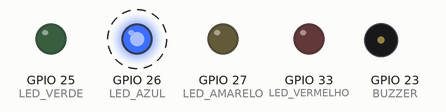
This sketch was run on a simulated ESP32. On the bench: output pins drawn as LEDs (lit = HIGH), buzzer (waves = sounding, pin HIGH). Dashed ring = blinking. What the sketch prints to the serial monitor is not drawn.

Above: at 0.5 s.
Timing chart, 0 to 4.6 s (numbered marks = the images above):
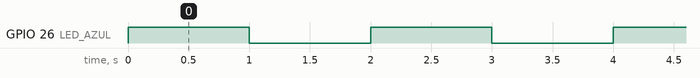

Measured:
- by itself, GPIO 26 (LED_AZUL): alternates HIGH for 1.0 s and LOW for 1.0 s

The sketch:

teste_prototipo.ino
```cpp
// selecionar a placa "ESP32 Dev Module"

#include <Wire.h>
#include <LiquidCrystal_I2C.h>

#define B1 14
#define B2 12
#define B3 32
#define B4 35

#define B5 15
#define B6 2

#define BUZZER 23

#define DIPS1 16
#define DIPS2 17
#define DIPS3 5
#define DIPS4 18

#define LED_AZUL 26
#define LED_AMARELO 27
#define LED_VERDE 25
#define LED_VERMELHO 33

// LCD ***********************
// LiquidCrystal_I2C lcd(0x27, 16, 2);  // set the LCD address to 0x3F for a 20 chars and 4 line display

void setup() {

  // CONFIGURACAO INICIAL DO LCD ***********************
  // lcd.init();  // initialize the lcd
  // lcd.backlight();
  // // lcd.setCursor(COLUNA, LINHA);
  // lcd.setCursor(0, 0);
  // lcd.print("     CEFET");
  // // lcd.setCursor(0, 1);
  // // lcd.print("Extensao OAs");
  // //lcd.clear();

  // Configuracao de pinos dos botoes
  pinMode(B1, INPUT);
  pinMode(B2, INPUT);
  pinMode(B3, INPUT);
  pinMode(B4, INPUT);
  pinMode(B5, INPUT);
  pinMode(B6, INPUT);
  pinMode(BUZZER, OUTPUT);
  pinMode(LED_AZUL, OUTPUT);
  pinMode(LED_AMARELO, OUTPUT);
  pinMode(LED_VERDE, OUTPUT);
  pinMode(LED_VERMELHO, OUTPUT);

  pinMode(DIPS1, INPUT_PULLUP);
  pinMode(DIPS2, INPUT_PULLUP);
  pinMode(DIPS3, INPUT_PULLUP);
  pinMode(DIPS4, INPUT_PULLUP);

  // Console serial
  Serial.begin(9600);
  Serial.println("inicio");
}

void pisca(int pin){
  digitalWrite(pin, HIGH);
  Serial.print("PIN ");
  Serial.print(pin);
  Serial.println("HIGH");
  delay(1000);
  digitalWrite(pin, LOW);
  Serial.print("PIN ");
  Serial.print(pin);
  Serial.println("LOW");
  delay(1000);
}

void loop() {

  pisca(LED_AZUL);
  // ACENDE/APAGA OS LEDS - LOW:apaga, HIGH:acende
  // digitalWrite(LED_AZUL, HIGH);
  // digitalWrite(LED_AMARELO, HIGH);
  // digitalWrite(LED_VERDE, LOW);
  // digitalWrite(LED_VERMELHO, LOW);

  // PRESSIONAMENTO BOTOES
  // if (digitalRead(B1) == HIGH) {
  //   Serial.println("B1 HIGH");
  // } else {
  //   Serial.println("B1 LOW");
  // }
  // if (digitalRead(B2) == HIGH) {
  //   Serial.println("B2 HIGH");
  // } else {
  //   Serial.println("B2 LOW");
  // }
  // if (digitalRead(B3) == HIGH) {
  //   Serial.println("B3 HIGH");
  // } else {
  //   Serial.println("B3 LOW");
  // }
  // if (digitalRead(B4) == HIGH) {
  //   Serial.println("B4 HIGH");
  // } else {
  //   Serial.println("B4 LOW");
  // }
  // if (digitalRead(B5) == HIGH) {
  //   Serial.println("B5 HIGH");
  // } else {
  //   Serial.println("B5 LOW");
  // }
  // if (digitalRead(B6) == HIGH) {
  //   Serial.println("B6 HIGH");
  // } else {
  //   Serial.println("B6 LOW");
  // }

  // DIP SWITCH
  // if (digitalRead(DIPS1) == HIGH) {
  //   Serial.println("DIPS1 off");
  // } else {
  //   Serial.println("DIPS1 on");
  // }
  // if (digitalRead(DIPS2) == HIGH) {
  //   Serial.println("DIPS2 off");
  // } else {
  //   Serial.println("DIPS2 on");
  // }
  // if (digitalRead(DIPS3) == HIGH) {
  //   Serial.println("DIPS3 off");
  // } else {
  //   Serial.println("DIPS3 on");
  // }
  // if (digitalRead(DIPS4) == HIGH) {
  //   Serial.println("DIPS4 off");
  // } else {
  //   Serial.println("DIPS4 on");
  // }

  // BUZZER
  // digitalWrite(BUZZER, HIGH);
  // delay(1000);
  // digitalWrite(BUZZER, LOW);
  // delay(1000);

  // AGUARDA 1 SEGUNDO
  // delay(1000);
}
```
